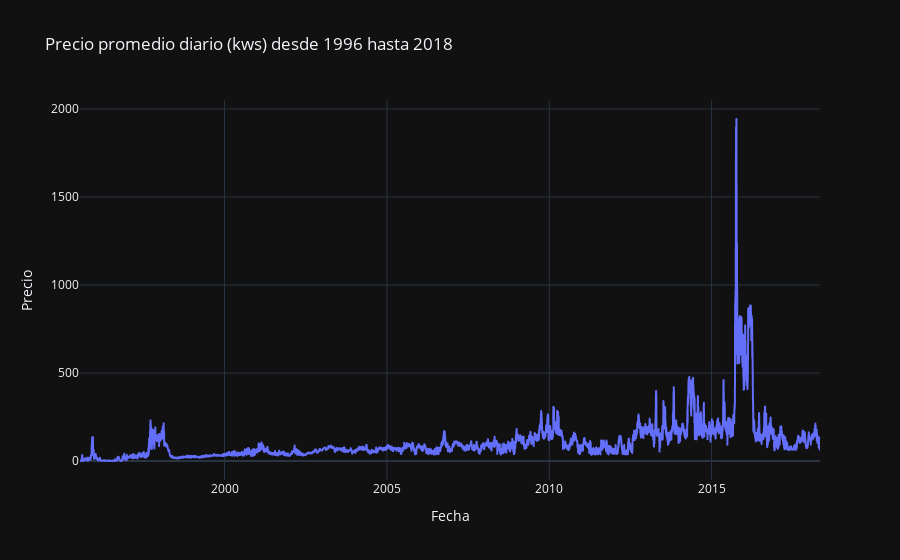

Write notebook code for a chart like this one.
### Code cell
# Grafica Fecha x Precio
fig = px.line(df, x = 'Fecha', y = 'Precio',
              title = "Precio promedio diario (kws) desde 1996 hasta 2018",
              template = "plotly_dark")
fig.show()

### Figure 1 — Plotly figure (JSON) as saved in the notebook; plotly's stock layout.template omitted (floating-point values rounded to 4 significant figures; data arrays with more than 128 entries replaced by an {"elided": "..."} marker saying what was removed)
{"data": [{"hoverlabel": {"namelength": 0}, "hovertemplate": "Fecha=%{x}<br>Precio=%{y}", "legendgroup": "", "line": {"color": "#636efa", "dash": "solid"}, "mode": "lines", "name": "", "showlegend": false, "type": "scattergl", "x": {"elided": "8326 str values"}, "xaxis": "x", "y": {"elided": "8326 float values"}, "yaxis": "y"}], "layout": {"legend": {"tracegroupgap": 0}, "title": {"text": "Precio promedio diario (kws) desde 1996 hasta 2018"}, "xaxis": {"anchor": "y", "domain": [0, 1], "title": {"text": "Fecha"}}, "yaxis": {"anchor": "x", "domain": [0, 1], "title": {"text": "Precio"}}}}
